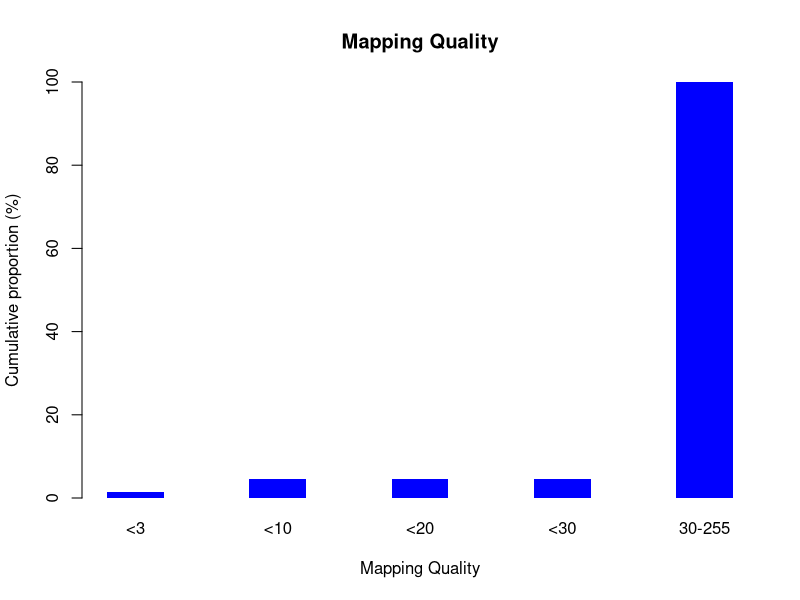

Reproduce this figure in R.
png("/rds/user/is460/hpc-work/muscle-rnaseq/ezbamqc/output/figs/srpk3_hom_ttnb_het_8.mapq_profile.png",width=500,height=500,units="px")
mapq_val=c(0,1,3,255)
mapq_count=c(114678,324426,848490,27034110)
xname=c("<3","<10","<20","<30","30-255")
freq = rep(0,5)
freq[1] = sum(mapq_count[which(mapq_val<3)])/28321706*100
freq[2] = sum(mapq_count[which(mapq_val<10)])/28321706*100
freq[3] = sum(mapq_count[which(mapq_val<20)])/28321706*100
freq[4] = sum(mapq_count[which(mapq_val<30)])/28321706*100
freq[5] = 100
barplot(freq,beside=T,xlab="Mapping Quality",border="NA",space=1.5,main="Mapping Quality",ylim=c(0,100),ylab="Cumulative proportion (%)",col="blue",names.arg=xname)
dev.state=dev.off()
